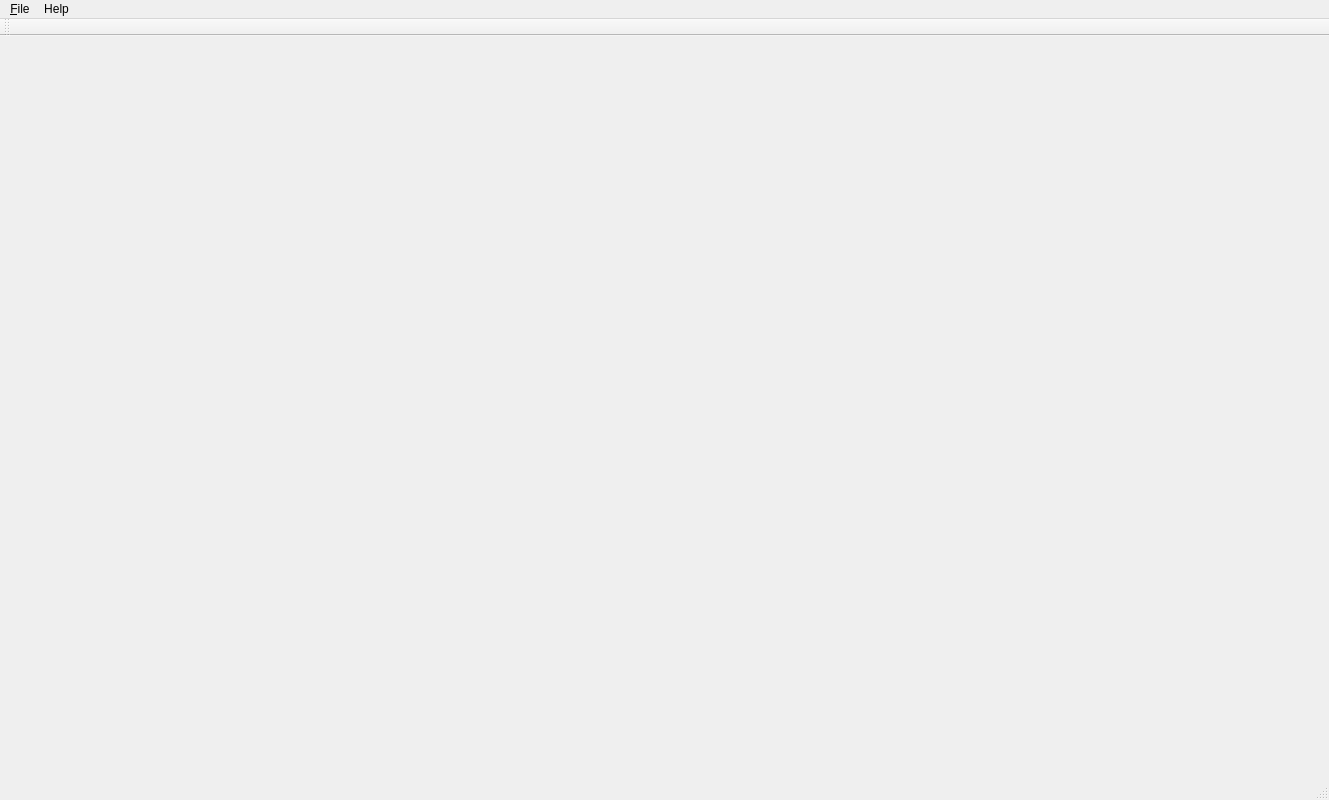
<?xml version="1.0" encoding="UTF-8"?>
<ui version="4.0">
 <class>QTGameClientClass</class>
 <widget class="QMainWindow" name="QTGameClientClass">
  <property name="geometry">
   <rect>
    <x>0</x>
    <y>0</y>
    <width>1329</width>
    <height>800</height>
   </rect>
  </property>
  <property name="windowTitle">
   <string>QTGameClient</string>
  </property>
  <widget class="QWidget" name="centralWidget">
   <layout class="QGridLayout" name="gridLayout">
    <item row="0" column="0">
     <widget class="QLabel" name="imageLabel">
      <property name="enabled">
       <bool>true</bool>
      </property>
      <property name="text">
       <string/>
      </property>
      <property name="pixmap">
       <pixmap resource="QTGameClient.qrc">:/QTGameClient/loading_screen.png</pixmap>
      </property>
      <property name="alignment">
       <set>Qt::AlignCenter</set>
      </property>
     </widget>
    </item>
   </layout>
  </widget>
  <widget class="QMenuBar" name="menuBar">
   <property name="geometry">
    <rect>
     <x>0</x>
     <y>0</y>
     <width>1329</width>
     <height>26</height>
    </rect>
   </property>
   <widget class="QMenu" name="menu_File">
    <property name="title">
     <string>&amp;File</string>
    </property>
    <addaction name="actionE_xit"/>
   </widget>
   <widget class="QMenu" name="menuHelp">
    <property name="title">
     <string>Help</string>
    </property>
    <addaction name="actionAbout"/>
   </widget>
   <addaction name="menu_File"/>
   <addaction name="menuHelp"/>
  </widget>
  <widget class="QToolBar" name="mainToolBar">
   <attribute name="toolBarArea">
    <enum>TopToolBarArea</enum>
   </attribute>
   <attribute name="toolBarBreak">
    <bool>false</bool>
   </attribute>
  </widget>
  <widget class="QStatusBar" name="statusBar"/>
  <action name="actionE_xit">
   <property name="text">
    <string>E&amp;xit</string>
   </property>
  </action>
  <action name="actionAbout">
   <property name="text">
    <string>About</string>
   </property>
  </action>
 </widget>
 <layoutdefault spacing="6" margin="11"/>
 <resources>
  <include location="QTGameClient.qrc"/>
 </resources>
 <connections>
  <connection>
   <sender>actionE_xit</sender>
   <signal>triggered()</signal>
   <receiver>QTGameClientClass</receiver>
   <slot>close()</slot>
   <hints>
    <hint type="sourcelabel">
     <x>-1</x>
     <y>-1</y>
    </hint>
    <hint type="destinationlabel">
     <x>299</x>
     <y>199</y>
    </hint>
   </hints>
  </connection>
 </connections>
</ui>
